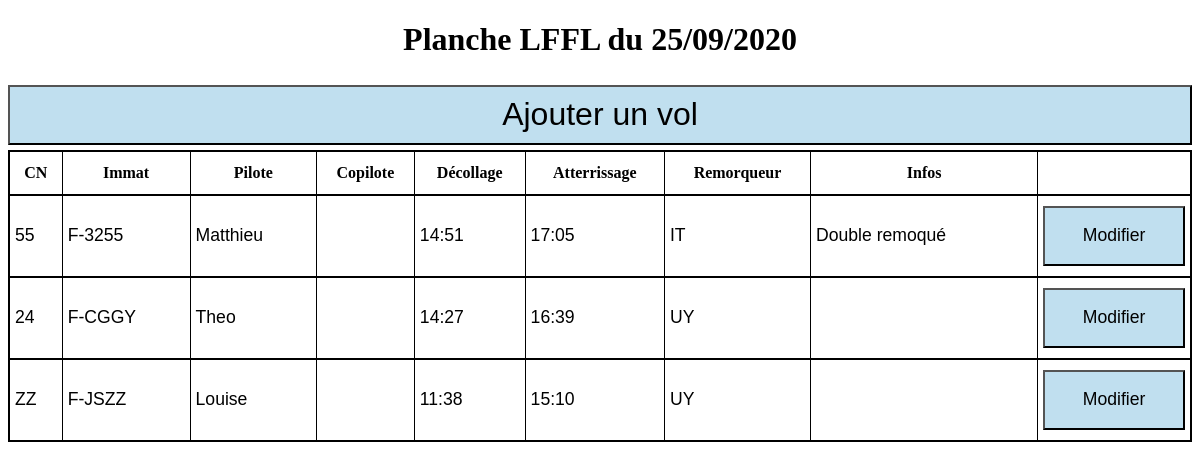
Before: / with the older database file.
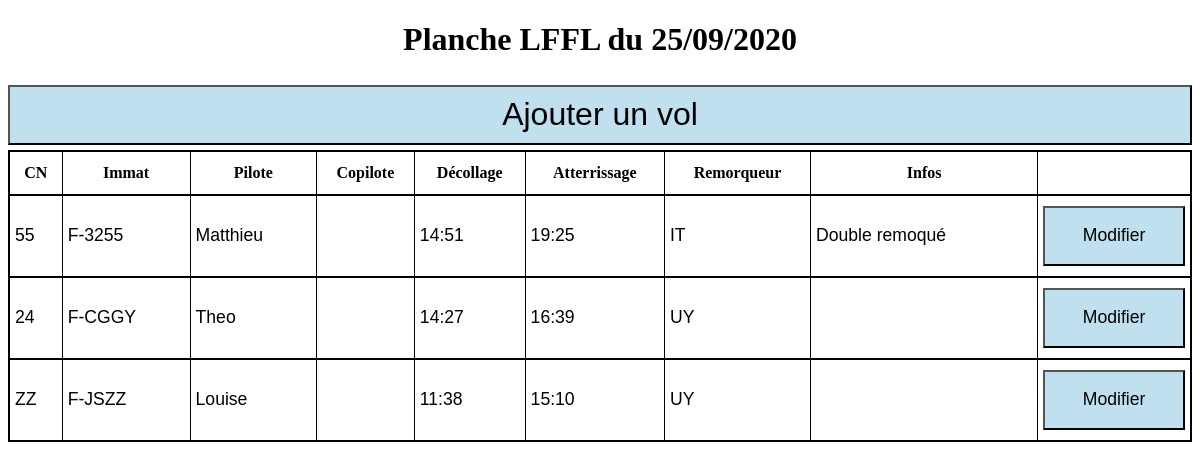
After: the same page with the newer database file.
### tables this page shows
CREATE TABLE DB25092020(
    id INTEGER PRIMARY KEY AUTOINCREMENT UNIQUE,
    cn TEXT,
    immat TEXT,
    pilot TEXT,
    copilot TEXT,
    takeofftime TEXT,
    landingtime TEXT,
    plane TEXT,
    addinfo TEXT
    );

### main.py (the view)
@app.route('/', methods=['POST', 'GET'])
def index():
    return(loadIndex())

### DB/initDB.py (called while the page is built)
def getStrDay():
    td = date.today()
    def addZero(char, l):
        return(("0" + str(char))[-l:])
    return("DB" + addZero(td.day, 2) + addZero(td.month, 2) + addZero(td.year, 4))

def extractData():
    conn = sqlite3.connect("DB/base.db")
    cursor = conn.cursor()
    cursor.execute("SELECT * FROM " + getStrDay())
    return(cursor.fetchall())

### main.py (called while the page is built)
def timeToInt(value):
    return(int(value[:2]) * 60 + int(value[3:]))

def loadIndex():
    data = Data()
    data.loadDate()
    data.loadSQL()
    return(render_template("index.html", data = data))

    def loadDate(self):
        td = date.today()
        self.day = self.addZero(td.day, 2)
        self.month = self.addZero(td.month, 2)
        self.year = self.addZero(td.year, 4)

    def addZero(self, char, l):
        return(("0" + str(char))[-l:])

    def loadSQL(self):
        self.sqlData = list(sorted(extractData(), reverse = True, key = lambda x: timeToInt(x[5])))

### templates/index.html (shortened to what this page needs)
<!doctype html>
<html lang="fr">
    <head>
        <link rel="stylesheet" href="{{ url_for('static', filename='styles/index.css') }}">
    </head>
    <body>
        <h1 style="text-align:center">Planche LFFL du {{data.day}}/{{data.month}}/{{data.year}}</h1>
        <form action="http://localhost:5000/newLine" method="post">
            <input type="submit" value="Ajouter un vol">
        </form>
        <table>
            <thead>
                <tr>
                    <th>CN</th>
                    <th>Immat</th>
                    <th>Pilote</th>
                    <th>Copilote</th>
                    <th>Décollage</th>
                    <th>Atterrissage</th>
                    <th>Remorqueur</th>
                    <th>Infos</th>
                </tr>
            </thead>
            {% for line in data.sqlData %}
            <tr>
                {% for value in line[1:] %}
                <td>{{value}}</td>
                {% endfor %}
                <td>
                <form action="http://localhost:5000/newLine" method="post">
                    <input type="submit" value="Modifier" style="font-size:100%">
                </form>
                </td>
            </tr>
            {% endfor %}
        </table>
    </body>
</html>

### static/styles/index.css (style rules this page uses)
table { border: 2px solid #000000; border-collapse: collapse; width: 100%; }
td { border: 1px solid #000000; font-family: sans-serif; font-size: 110%; padding: 5px; height: 30px; }
tr { border: 2px solid #000000; }
th { height: 40px; border: 1px solid #000000; }
input[type=submit] { margin: 5px 5px 5px 0px; width: 100%; font-size: 200%; height: 60px; background-color: #C0DFEF; }

Changed rows visible on the page:
changed DB25092020 "Matthieu": landingtime "17:05" → "19:25"
